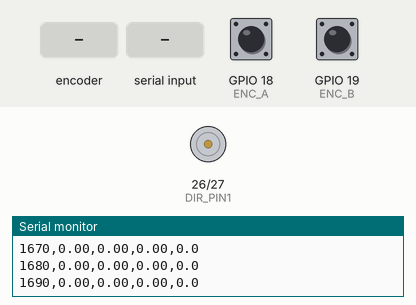
A sketch run on a simulated ESP32. Parts: motor-driver pin pairs drawn as motors (green arrow = first pin HIGH = forward, orange = second pin HIGH = backward, longer = more drive, scaled by the enable pin), the last lines printed to the serial monitor. Inputs (shaded band) come from the test bench; at power-on: GPIO 18 (ENC_A) HIGH, GPIO 19 (ENC_B) HIGH.

Above: at 1.7 s.
1.8 s: rotary encoder on GPIO 18 (ENC_A) / GPIO 19 (ENC_B) turned 3 steps (first pin leading)
At 1.99 s:
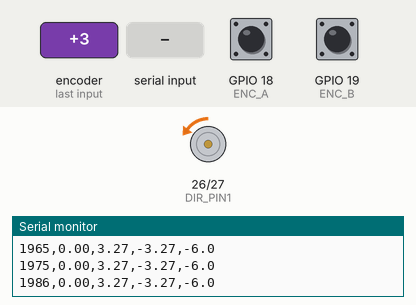
4.8 s: "T90\n" received over Serial
At 7.55 s:
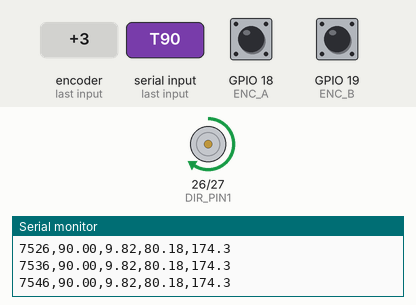
7.8 s: "T,45\n" received over Serial
At 7.91 s:
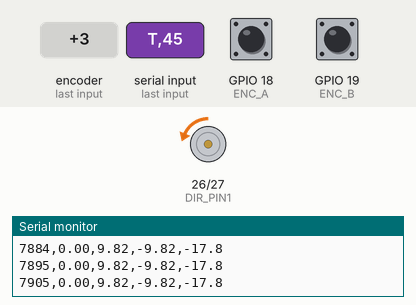
10.8 s: "P90\n" received over Serial
Timing chart, 0 to 13.3 s (numbered marks = the images above; inputs shaded):
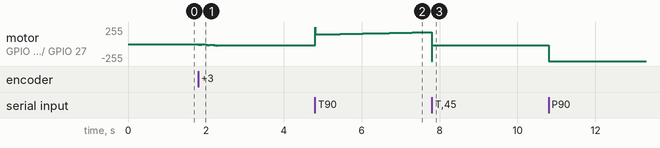

The sketch:

motor_pid_position.ino
```cpp
/*
 * Project 01 — Closed-Loop DC Motor Position Control with Encoder + PID
 * Compatible with Arduino Uno/Nano and ESP32 (change pins accordingly)
 *
 * Features:
 *  - Quadrature encoder via interrupts
 *  - PID position control with anti-windup
 *  - Serial commands for setpoint and gains
 *  - CSV-style logging for step-response analysis
 *
 * Wiring (Arduino Uno):
 *  Encoder A → D2, B → D3
 *  Motor driver ENA → D5 (PWM), IN1 → D6, IN2 → D7
 */

// ===================== PIN DEFINITIONS =====================
#if defined(ESP32)
  const int ENC_A = 18;
  const int ENC_B = 19;
  const int PWM_PIN = 25;
  const int DIR_PIN1 = 26;
  const int DIR_PIN2 = 27;
#else
  const int ENC_A = 2;   // interrupt 0
  const int ENC_B = 3;   // interrupt 1
  const int PWM_PIN = 5;
  const int DIR_PIN1 = 6;
  const int DIR_PIN2 = 7;
#endif

// ===================== MOTOR / ENCODER PARAMETERS =====================
const float COUNTS_PER_REV = 440.0;   // change to your encoder (PPR × gear ratio × 4 for quadrature)
const float DEG_PER_COUNT = 360.0 / COUNTS_PER_REV;

// ===================== PID GAINS (start conservative) =====================
float Kp = 1.8;
float Ki = 0.15;
float Kd = 0.08;

// ===================== GLOBAL STATE =====================
volatile long encoderCount = 0;
float setpointDeg = 0.0;
float integral = 0.0;
float prevError = 0.0;
unsigned long lastTimeMs = 0;
const float DT = 0.01;               // 10 ms control loop target
const float INTEGRAL_MAX = 200.0;    // anti-windup limit

// ===================== INTERRUPT SERVICE ROUTINES =====================
void IRAM_ATTR readEncoderA() {
  if (digitalRead(ENC_A) == digitalRead(ENC_B)) {
    encoderCount--;
  } else {
    encoderCount++;
  }
}

void IRAM_ATTR readEncoderB() {
  if (digitalRead(ENC_A) == digitalRead(ENC_B)) {
    encoderCount++;
  } else {
    encoderCount--;
  }
}

// ===================== MOTOR DRIVER =====================
void setMotor(float pwmCommand) {
  // pwmCommand: -255 … +255
  int pwm = constrain((int)abs(pwmCommand), 0, 255);

  if (pwmCommand >= 0) {
    digitalWrite(DIR_PIN1, HIGH);
    digitalWrite(DIR_PIN2, LOW);
  } else {
    digitalWrite(DIR_PIN1, LOW);
    digitalWrite(DIR_PIN2, HIGH);
  }

#if defined(ESP32)
  ledcWrite(0, pwm);          // channel 0
#else
  analogWrite(PWM_PIN, pwm);
#endif
}

// ===================== SETUP =====================
void setup() {
  Serial.begin(115200);
  delay(500);

  pinMode(ENC_A, INPUT_PULLUP);
  pinMode(ENC_B, INPUT_PULLUP);
  pinMode(DIR_PIN1, OUTPUT);
  pinMode(DIR_PIN2, OUTPUT);

#if defined(ESP32)
  ledcSetup(0, 20000, 8);     // 20 kHz, 8-bit
  ledcAttachPin(PWM_PIN, 0);
#else
  pinMode(PWM_PIN, OUTPUT);
#endif

  attachInterrupt(digitalPinToInterrupt(ENC_A), readEncoderA, CHANGE);
  attachInterrupt(digitalPinToInterrupt(ENC_B), readEncoderB, CHANGE);

  lastTimeMs = millis();

  Serial.println("DC Motor Position PID ready.");
  Serial.println("Commands: T<deg>  P<kp>  I<ki>  D<kd>  S");
  Serial.println("time_ms,setpoint_deg,position_deg,error,pwm");
}

// ===================== MAIN LOOP =====================
void loop() {
  // --- Serial command parsing ---
  if (Serial.available()) {
    String cmd = Serial.readStringUntil('\n');
    cmd.trim();
    if (cmd.startsWith("T")) {
      setpointDeg = cmd.substring(1).toFloat();
      integral = 0;               // reset integral on new setpoint
    } else if (cmd.startsWith("P")) {
      Kp = cmd.substring(1).toFloat();
    } else if (cmd.startsWith("I")) {
      Ki = cmd.substring(1).toFloat();
    } else if (cmd.startsWith("D")) {
      Kd = cmd.substring(1).toFloat();
    } else if (cmd == "S") {
      Serial.print("Kp="); Serial.print(Kp);
      Serial.print(" Ki="); Serial.print(Ki);
      Serial.print(" Kd="); Serial.print(Kd);
      Serial.print(" Setpoint="); Serial.println(setpointDeg);
    }
  }

  // --- Fixed-rate control loop ---
  unsigned long now = millis();
  if (now - lastTimeMs >= (unsigned long)(DT * 1000)) {
    lastTimeMs = now;

    noInterrupts();
    long count = encoderCount;
    interrupts();

    float positionDeg = count * DEG_PER_COUNT;
    float error = setpointDeg - positionDeg;

    // PID
    integral += error * DT;
    integral = constrain(integral, -INTEGRAL_MAX, INTEGRAL_MAX);

    float derivative = (error - prevError) / DT;
    float output = Kp * error + Ki * integral + Kd * derivative;
    prevError = error;

    setMotor(output);

    // CSV logging
    Serial.print(now);
    Serial.print(',');
    Serial.print(setpointDeg, 2);
    Serial.print(',');
    Serial.print(positionDeg, 2);
    Serial.print(',');
    Serial.print(error, 2);
    Serial.print(',');
    Serial.println(output, 1);
  }
}
```

Measured:
- after the input at 7.8 s, motor on GPIO 26 (DIR_PIN1) / GPIO 27 (DIR_PIN2): moves from forward 173/255 to backward 22/255 over 3.0 s, starting at once
